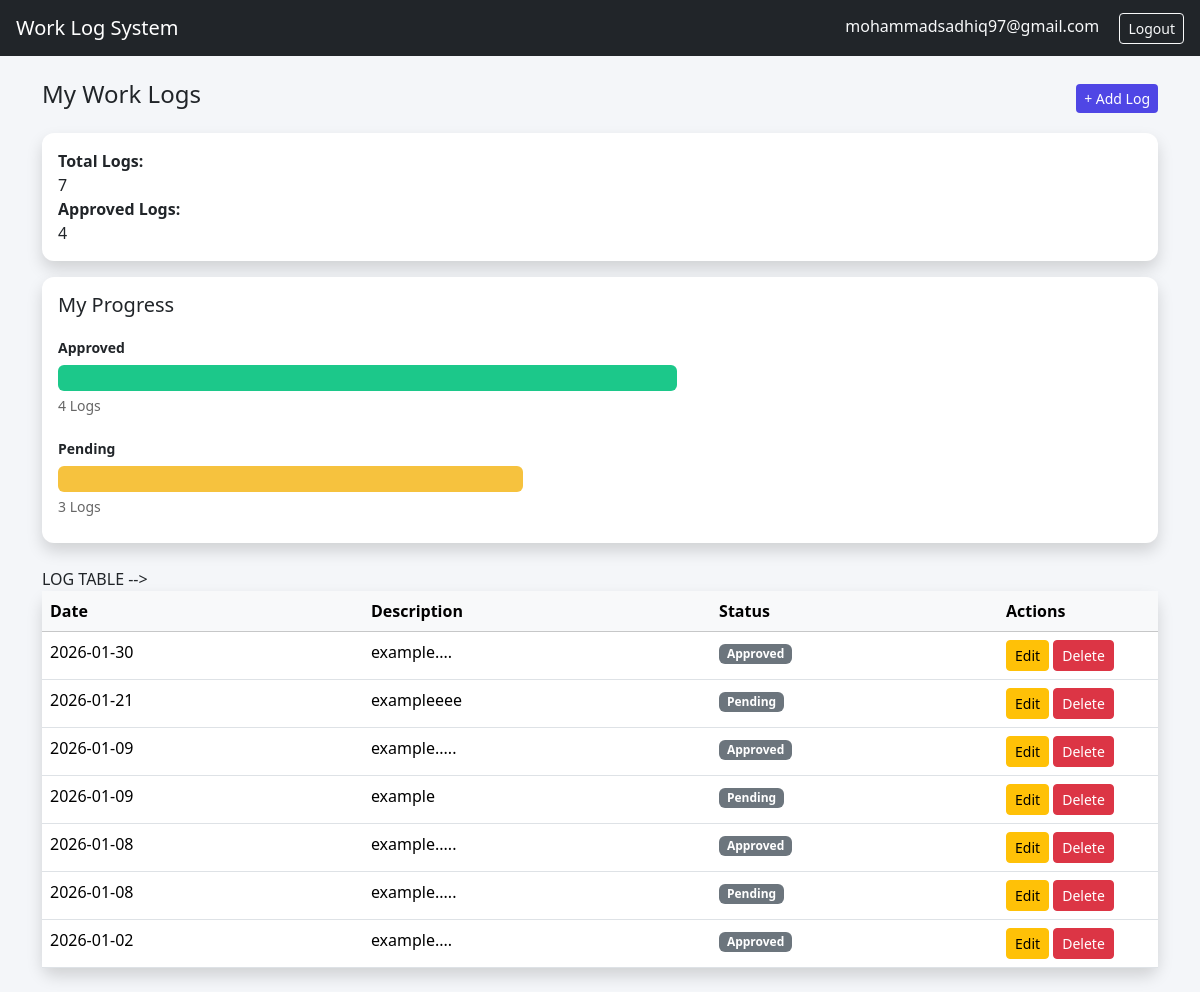
Screenshot of /employee_dashboard (signed in) with the database file from the repository.
### tables this page shows
CREATE TABLE work_logs (
    id INTEGER PRIMARY KEY AUTOINCREMENT,
    user_id INTEGER,
    work_date TEXT,
    description TEXT,
    status TEXT,
    FOREIGN KEY(user_id) REFERENCES users(id)
);

### app.py (the view)
@app.route("/employee_dashboard")
def employee_dashboard():
    if "user_id" not in session:
        return redirect(url_for("login"))
    conn = get_db()
    logs = conn.execute(
        "SELECT * FROM work_logs WHERE user_id=? ORDER BY work_date DESC",
        (session["user_id"],)
    ).fetchall()
    summary = conn.execute(
        "SELECT COUNT(*) as total_logs FROM work_logs WHERE user_id=?",
        (session["user_id"],)
    ).fetchone()
    approved_logs = conn.execute(
        "SELECT COUNT(*) as count FROM work_logs WHERE user_id=? AND status='Approved'",
        (session["user_id"],)
    ).fetchone()["count"]
    pending_logs = conn.execute(
        "SELECT COUNT(*) as count FROM work_logs WHERE user_id=? AND status='Pending'",
        (session["user_id"],)
    ).fetchone()["count"]
    conn.close()
    return render_template(
        "employee_dashboard.html",
        logs=logs,
        total_logs=summary["total_logs"],
        approved_logs=approved_logs,
        pending_logs=pending_logs
    )

### app.py (called while the page is built)
def get_db():
    conn = sqlite3.connect("database.db",)
    conn.row_factory = sqlite3.Row
    return conn

### templates/employee_dashboard.html (shortened to what this page needs)
{% extends "layout.html" %}
{% block content %}
<div class="d-flex justify-content-between align-items-center mb-3">
    <h4>My Work Logs</h4>
    <a href="{{ url_for('add_log') }}" class="btn btn-primary btn-sm">+ Add Log</a>
</div>
<div class="card shadow p-3 mb-3">
    <strong>Total Logs:</strong> {{ total_logs }} <br>
    <strong>Approved Logs:</strong> {{ approved_logs }}
</div>
<div class="card shadow p-3 mb-4">
    <h5>My Progress</h5>
    <div class="progress-chart">
    <div class="bar-container">
        <div class="bar approved">
            <span>Approved</span>
            <div class="bar-fill" id="approvedBar"></div>
            <small id="approvedCount"></small>
        </div>
        <div class="bar pending">
            <span>Pending</span>
            <div class="bar-fill" id="pendingBar"></div>
            <small id="pendingCount"></small>
        </div>
    </div>
</div>
</div>
<div class="card shadow">
    <table class="table table-hover mb-0">
        <thead class="table-light">
            <tr>
                <th>Date</th>
                <th>Description</th>
                <th>Status</th>
                <th width="160">Actions</th>
            </tr>
        </thead>
        <tbody>
            {% for log in logs %}
            <tr>
                <td>{{ log.work_date }}</td>
                <td>{{ log.description }}</td>
                <td>
                    <span class="badge bg-secondary">{{ log.status }}</span>
                </td>
                <td>
                    <a href="{{ url_for('edit_log', id=log.id) }}" class="btn btn-sm btn-warning">Edit</a>
                    <a href="{{ url_for('delete_log', id=log.id) }}"
                       class="btn btn-sm btn-danger"
                       onclick="return confirm('Delete this log?')">Delete</a>
                </td>
            </tr>
            {% else %}
            <tr>
                <td colspan="4" class="text-center text-muted">No logs yet</td>
            </tr>
            {% endfor %}
        </tbody>
    </table>
</div>
{% endblock %}

### templates/layout.html (shortened to what this page needs)
<!DOCTYPE html>
<html lang="en">
<head>
    <link href="https://cdn.jsdelivr.net/npm/bootstrap@5.3.2/dist/css/bootstrap.min.css" rel="stylesheet">
</head>
<body>
<nav class="navbar navbar-dark bg-dark px-3">
    <span class="navbar-brand">Work Log System</span>
    {% if session.get("user_id") %}
        <div>
            <span class="text-light me-3">{{ session.get("email") }}</span>
            <a href="{{ url_for('logout') }}" class="btn btn-sm btn-outline-light">Logout</a>
        </div>
    {% endif %}
</nav>
<div class="container my-4">
    {% block content %}{% endblock %}
</div>
</body>
</html>

### templates/layout.html (style rules this page uses)
body { background: #f4f6f9; }
.card { border: none; border-radius: 12px; }
.btn-primary { background: #4f46e5; border: none; }

### templates/employee_dashboard.html (style rules this page uses)
.progress-chart { width: 100%; padding: 10px 0; }
.bar-container { display: flex; flex-direction: column; gap: 20px; }
.bar span { font-weight: 600; font-size: 14px; }
.bar small { display: block; margin-top: 4px; color: #666; }
.bar-fill { height: 26px; border-radius: 6px; transition: width 0.6s ease; margin-top: 6px; }
.bar.approved .bar-fill { background: #1cc88a; }
.bar.pending .bar-fill { background: #f6c23e; }

### rows the page displays
work_logs: work_date "2026-01-30", description "example....", status "Approved"
work_logs: work_date "2026-01-21", description "exampleeee", status "Pending"
work_logs: work_date "2026-01-09", description "example.....", status "Approved"
work_logs: work_date "2026-01-09", description "example", status "Pending"
work_logs: work_date "2026-01-08", description "example.....", status "Approved"
work_logs: work_date "2026-01-08", description "example.....", status "Pending"
work_logs: work_date "2026-01-02", description "example....", status "Approved"

### other values shown
{{ session.get("email") }} "mohammadsadhiq97@gmail.com"
{{ total_logs }} "7"
{{ approved_logs }} "4"
